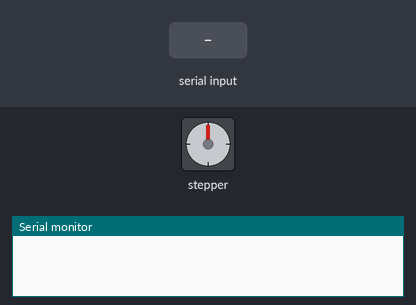
The sketch below on a simulated Arduino Uno, built with avr-gcc and run on an emulated ATmega328P. On the bench: stepper motor, the last lines printed to the serial monitor. The test bench sets the inputs (shaded band). Stepper angles assume 2048 steps per turn.

Above: at 1.2 s.
1.3 s: "1" received over Serial
At 2.4 s:
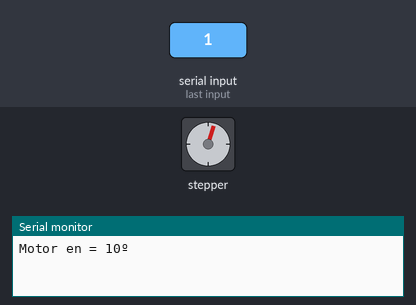
4.3 s: "2" received over Serial
At 6.9 s:
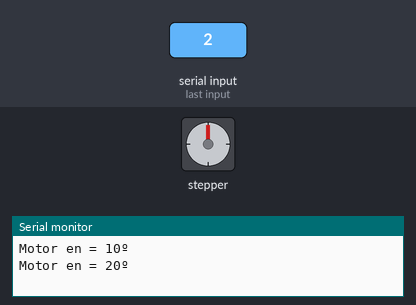
7.3 s: "4" received over Serial
At 8.8 s:
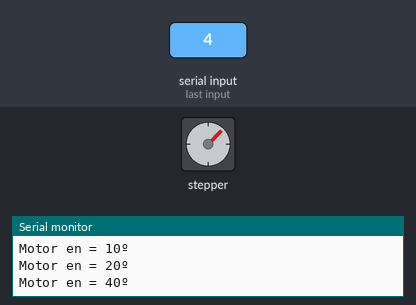
10.3 s: "6" received over Serial
At 12.7 s:
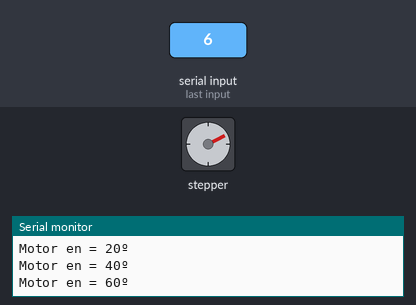
Timing chart, 0 to 14.3 s (numbered marks = the images above; inputs shaded):
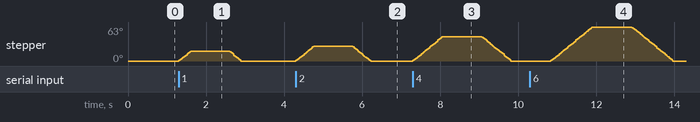

The sketch:

Parcial_segundiaUnida_6to.ino
```cpp
#include <Stepper.h>
//Velocida total 360º = 2048
double stepsPerRevolution = 2048;

double stepsPerRevolution1 = 0; // 0

double stepsPerRevolution10 = 104; // 10º
double stepsPerRevolutionM10 = -104; // 10º

double stepsPerRevolution20 = 156;// 20º
double stepsPerRevolutionM20 = -156;// 20º

double stepsPerRevolution30 = 208; //30º
double stepsPerRevolutionM30 = -208;// 30º

double stepsPerRevolution40 = 260; //40º
double stepsPerRevolutionM40 = -260;// 40º

double stepsPerRevolution50 = 312; // 50º
double stepsPerRevolutionM50 = -312;// 60º

double stepsPerRevolution60 = 364; // 60º
double stepsPerRevolutionM60 = -364;// 60º

double stepsPerRevolution70 = 416; // 70º
double stepsPerRevolutionM70 = -416;// 70º

double stepsPerRevolution80 = 468; // 80º
double stepsPerRevolutionM80 = -468;// 80º

double stepsPerRevolution90 = 512; // 90º
double stepsPerRevolutionM90 = -512;// 90º

int Comando_entrada;
int motSpeed = 10;
                                                                //IN1,IN3,IN2,IN4
Stepper myStepper(stepsPerRevolution, 8, 10, 9, 11);  // Pin inversion to make the library work

void setup() {
  Serial.begin(9600);
 myStepper.setSpeed(motSpeed);
}

void loop() {
  if (Serial.available()>0){
    Comando_entrada = Serial.read();
    Motor0 ();
    Motor10 ();
    Motor20 ();
    Motor30 ();
    Motor40 ();
    Motor50 ();
    Motor60 ();
    Motor70 ();
    Motor80 ();
    Motor90 ();
  }
}

   //Motores
void Motor0 (){
 if (Comando_entrada == '0' )  {
     Serial.println("Motor en = 0º");
    myStepper.step(stepsPerRevolution1);
    delay(1000);
  }
}
void Motor10 (){
 if (Comando_entrada == '1' )  {
     Serial.println("Motor en = 10º");
    myStepper.step(stepsPerRevolution10);
    delay(1000);
    myStepper.step(stepsPerRevolutionM10);
    delay(1000);
  }
}

void Motor20 (){
 if (Comando_entrada == '2' )  {
     Serial.println("Motor en = 20º");
    myStepper.step(stepsPerRevolution20);
    delay(1000);
    myStepper.step(-stepsPerRevolution20);
    delay(1000);
  }
}

void Motor30 (){
 if (Comando_entrada == '3' )  {
     Serial.println("Motor en = 30º");
    myStepper.step(stepsPerRevolution30);
    delay(1000);
    myStepper.step(-stepsPerRevolution30);
    delay(1000);
  }
}

void Motor40 (){
 if (Comando_entrada == '4' )  {
     Serial.println("Motor en = 40º");
    myStepper.step(stepsPerRevolution40);
    delay(1000);
    myStepper.step(-stepsPerRevolution40);
    delay(1000);
  }
}

void Motor50 (){
 if (Comando_entrada == '5' )  {
     Serial.println("Motor en = 50º");
    myStepper.step(stepsPerRevolution50);
    delay(1000);
    myStepper.step(-stepsPerRevolution50);
    delay(1000);
  }
}

void Motor60 (){
 if (Comando_entrada == '6' )  {
     Serial.println("Motor en = 60º");
    myStepper.step(stepsPerRevolution60);
    delay(1000);
    myStepper.step(-stepsPerRevolution60);
    delay(1000);
  }
}

void Motor70 (){
 if (Comando_entrada == '7' )  {
     Serial.println("Motor en = 70º");
    myStepper.step(stepsPerRevolution70);
    delay(1000);
    myStepper.step(-stepsPerRevolution70);
    delay(1000);
  }
}

void Motor80 (){
 if (Comando_entrada == '8' )  {
     Serial.println("Motor en = 80º");
    myStepper.step(stepsPerRevolution80);
    delay(1000);
    myStepper.step(-stepsPerRevolution80);
    delay(1000);
  }
}

void Motor90 (){
 if (Comando_entrada == '9' )  {
     Serial.println("Motor en = 90º");
    myStepper.step(stepsPerRevolution90);
    delay(1000);
   myStepper.step(-stepsPerRevolution90);
   delay(1000);
  }
}
```

Measured:
- after the input at 1.3 s, stepper: turns 18° clockwise in 0.30 s, then 18° counter-clockwise in 0.28 s
- after the input at 4.3 s, stepper: turns 27° clockwise in 0.46 s, then 27° counter-clockwise in 0.46 s
- after the input at 7.3 s, stepper: turns 45° clockwise in 0.74 s, then 45° counter-clockwise in 0.74 s
- after the input at 10.3 s, stepper: turns 63° clockwise in 1.0 s, then 63° counter-clockwise in 1.0 s
